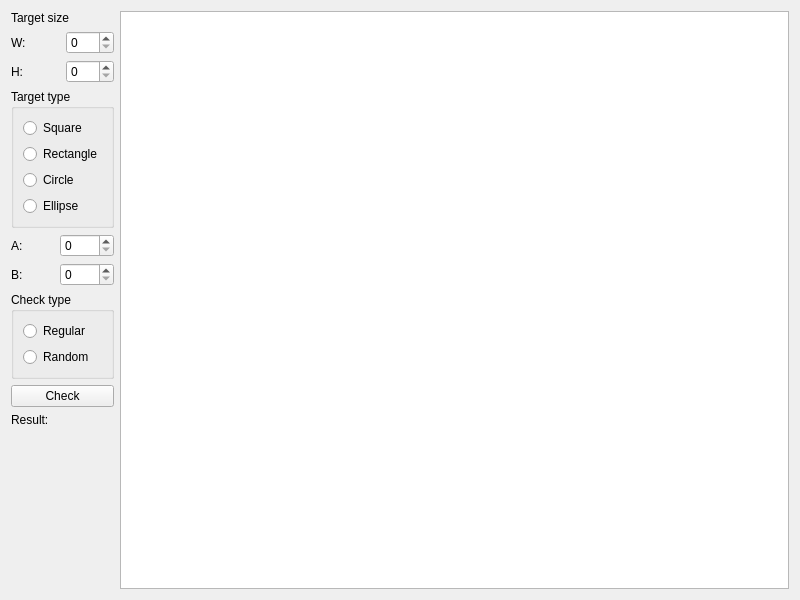
<?xml version="1.0" encoding="UTF-8"?>
<ui version="4.0">
 <class>Interface</class>
 <widget class="QWidget" name="Interface">
  <property name="geometry">
   <rect>
    <x>0</x>
    <y>0</y>
    <width>800</width>
    <height>600</height>
   </rect>
  </property>
  <property name="windowTitle">
   <string>Interface</string>
  </property>
  <layout class="QHBoxLayout" name="horizontalLayout_5">
   <item>
    <layout class="QVBoxLayout" name="verticalLayout_2">
     <item>
      <widget class="QLabel" name="_sizeLabel">
       <property name="text">
        <string>Target size</string>
       </property>
      </widget>
     </item>
     <item>
      <layout class="QHBoxLayout" name="horizontalLayout_3">
       <item>
        <widget class="QLabel" name="_w">
         <property name="text">
          <string>W:</string>
         </property>
        </widget>
       </item>
       <item>
        <widget class="QSpinBox" name="_hSpinBox"/>
       </item>
      </layout>
     </item>
     <item>
      <layout class="QHBoxLayout" name="horizontalLayout_4">
       <item>
        <widget class="QLabel" name="_h">
         <property name="text">
          <string>H:</string>
         </property>
        </widget>
       </item>
       <item>
        <widget class="QSpinBox" name="_wSpinBox"/>
       </item>
      </layout>
     </item>
     <item>
      <widget class="QGroupBox" name="groupBox">
       <property name="title">
        <string>Target type</string>
       </property>
       <layout class="QVBoxLayout" name="verticalLayout">
        <item>
         <widget class="QRadioButton" name="_squareRadio">
          <property name="text">
           <string>Square</string>
          </property>
         </widget>
        </item>
        <item>
         <widget class="QRadioButton" name="_rectangleRadio">
          <property name="text">
           <string>Rectangle</string>
          </property>
         </widget>
        </item>
        <item>
         <widget class="QRadioButton" name="_circleRadio">
          <property name="text">
           <string>Сircle</string>
          </property>
         </widget>
        </item>
        <item>
         <widget class="QRadioButton" name="_ellipseRadio">
          <property name="text">
           <string>Ellipse</string>
          </property>
         </widget>
        </item>
       </layout>
      </widget>
     </item>
     <item>
      <layout class="QHBoxLayout" name="horizontalLayout">
       <item>
        <widget class="QLabel" name="_a">
         <property name="text">
          <string>А:</string>
         </property>
        </widget>
       </item>
       <item>
        <widget class="QSpinBox" name="_aSpinBox">
         <property name="maximum">
          <number>9999</number>
         </property>
        </widget>
       </item>
      </layout>
     </item>
     <item>
      <layout class="QHBoxLayout" name="horizontalLayout_2">
       <item>
        <widget class="QLabel" name="_b">
         <property name="text">
          <string>B:</string>
         </property>
        </widget>
       </item>
       <item>
        <widget class="QSpinBox" name="_bSpinBox">
         <property name="maximum">
          <number>9999</number>
         </property>
        </widget>
       </item>
      </layout>
     </item>
     <item>
      <widget class="QGroupBox" name="groupBox_2">
       <property name="title">
        <string>Check type</string>
       </property>
       <layout class="QVBoxLayout" name="verticalLayout_3">
        <item>
         <widget class="QRadioButton" name="_regularRadio">
          <property name="text">
           <string>Regular</string>
          </property>
         </widget>
        </item>
        <item>
         <widget class="QRadioButton" name="_randomRadio">
          <property name="text">
           <string>Random</string>
          </property>
         </widget>
        </item>
       </layout>
      </widget>
     </item>
     <item>
      <widget class="QPushButton" name="_check">
       <property name="text">
        <string>Check</string>
       </property>
      </widget>
     </item>
     <item>
      <widget class="QLabel" name="_result">
       <property name="text">
        <string>Result:</string>
       </property>
      </widget>
     </item>
     <item>
      <spacer name="verticalSpacer">
       <property name="orientation">
        <enum>Qt::Vertical</enum>
       </property>
       <property name="sizeHint" stdset="0">
        <size>
         <width>20</width>
         <height>40</height>
        </size>
       </property>
      </spacer>
     </item>
    </layout>
   </item>
   <item>
    <widget class="QGraphicsView" name="graphicsView"/>
   </item>
  </layout>
 </widget>
 <resources/>
 <connections/>
</ui>
